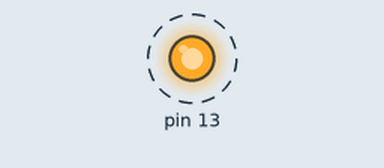
A sketch run on a simulated Arduino Uno, built with avr-gcc and run on an emulated ATmega328P. Shown: output pins drawn as LEDs (lit = HIGH). Dashed ring = blinking. What the sketch prints to the serial monitor is not drawn.

Above: at 0.5 s.
Timing chart, 0 to 4.6 s (numbered marks = the images above):
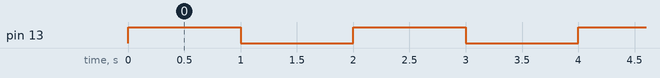

Measured:
- by itself, pin 13: alternates HIGH for 1.0 s and LOW for 1.0 s

The sketch:

Blink___Serial.ino
```cpp
int chlopcy = 15;
int dziewczynki = 10;

void setup() {
  pinMode(13, OUTPUT);
  Serial.begin(9600);
  Serial.println("Mikolaj");
}

// MODULO

void loop() {
  if(!(chlopcy == dziewczynki)){
    Serial.print("Nierówno ");
    if(chlopcy < dziewczynki){
      Serial.print("więcej dziewczynek o ");
      Serial.println(dziewczynki-chlopcy);
    }else if(dziewczynki < chlopcy){
      Serial.print("więcej chłopców o ");
      Serial.println(chlopcy-dziewczynki);
    }

  }else{
    Serial.println("Równo");
  }
  digitalWrite(13, HIGH);   // Dioda zapalona
  delay(1000);              // Czekaj 1000 ms czyli 1 s
  digitalWrite(13, LOW);    // Dioda zgaszona
  delay(1000);
}
```
